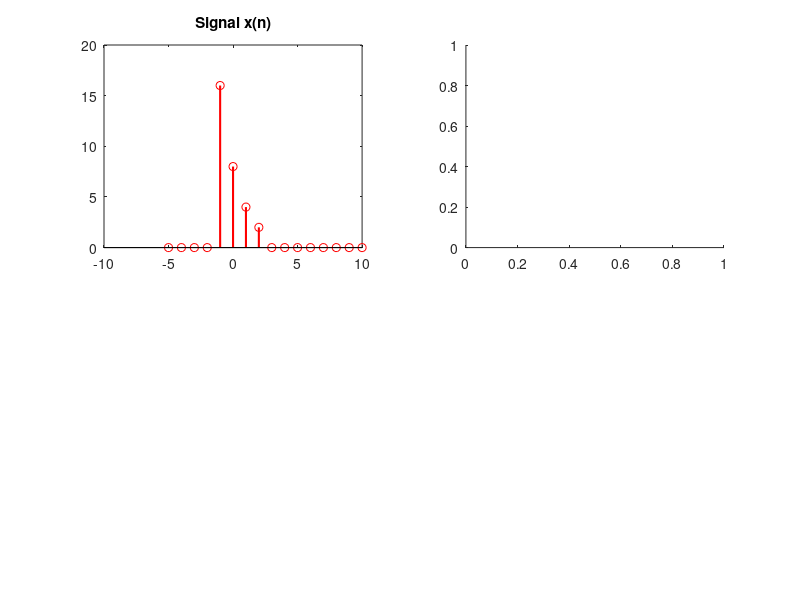

This chart was generated by the following MATLAB code: (Note: this script raises an error after producing the figure.)
% Post Lab Questions 
% Q1) 1.	Let x(n) = 8(0.5)n (u[n+1] - u[n-3]). 
% Sketch the following signals
% I.	Y(n) = [x-3]
% II.	F(n) = x[n+1]
% III.	G(n) = x[-n+4]



figure(1)

% given signal
subplot(2,2,1);
n = -5:10;
x_n = 8 * ((0.5) .^ n) .* ((n+1) >=0 & (n-3) < 0);
stem(n, x_n, 'r', 'LineWidth', 1.5);
title('Signal x(n)');

% Signal Y(n) = [x-3]
subplot(2,2,2);
shifted_n = n - 3;
shifted_x_n = zeros(size(n));
valid_indices = (shifted_n >= -5) & (shifted_n <= 10);
shifted_x_n(valid_indices) = x_n(shifted_n(valid_indices) + 5); % +5 to handle negative indices
stem(shifted_n(valid_indices), shifted_x_n(valid_indices), 'b', 'LineWidth', 1.5);

